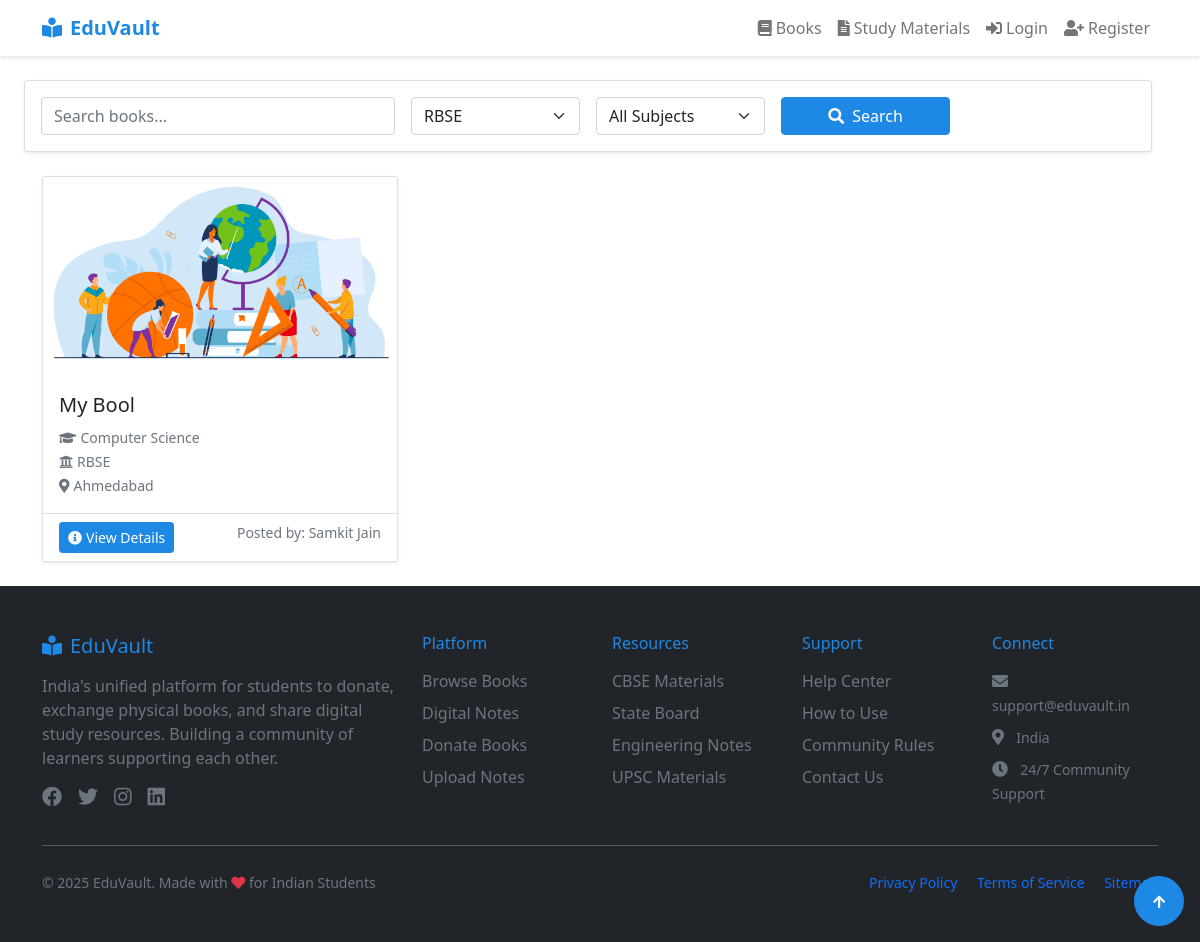
The page /books/list.php?board=3 on the database its author committed.
### tables this page shows
CREATE TABLE `book_listings` (
  `id` int(11) NOT NULL,
  `user_id` int(11) DEFAULT NULL,
  `title` varchar(255) DEFAULT NULL,
  `status` enum('Available','Donated') DEFAULT 'Available',
  `image_path` varchar(255) DEFAULT NULL,
  `location` varchar(100) DEFAULT NULL,
  `created_at` timestamp NOT NULL DEFAULT current_timestamp(),
  `board_id` int(11) DEFAULT NULL,
  `subject_id` int(11) DEFAULT NULL
);

CREATE TABLE `subjects` (
  `id` int(11) NOT NULL,
  `name` varchar(100) NOT NULL
);

CREATE TABLE `boards` (
  `id` int(11) NOT NULL,
  `name` varchar(50) NOT NULL
);

CREATE TABLE `users` (
  `id` int(11) NOT NULL,
  `name` varchar(100) NOT NULL,
  `email` varchar(100) NOT NULL,
  `password` varchar(255) NOT NULL,
  `location` varchar(100) DEFAULT NULL,
  `phone` varchar(15) DEFAULT NULL,
  `status` enum('blocked','active') NOT NULL DEFAULT 'active',
  `created_at` timestamp NOT NULL DEFAULT current_timestamp(),
  `last_active` timestamp NULL DEFAULT current_timestamp(),
  `latitude` decimal(10,8) DEFAULT NULL,
  `longitude` decimal(11,8) DEFAULT NULL
);

### books/list.php (the view, shortened to what this page needs)
<?php
require_once '../includes/db_connect.php';
require_once '../includes/header.php';
$where_conditions = ["b.status = 'Available'"];
$search = isset($_GET['search']) ? mysqli_real_escape_string($mysqli, $_GET['search']) : '';
$board = isset($_GET['board']) ? mysqli_real_escape_string($mysqli, $_GET['board']) : '';
if (!empty($board)) {
    $where_conditions[] = "b.board_id = '$board'";
}
$where_clause = implode(' AND ', $where_conditions);
$query = "SELECT b.*, u.name as owner_name, u.location as owner_location, s.name as subject, bo.name as board
        FROM book_listings b
        JOIN users u ON b.user_id = u.id
        JOIN subjects s ON b.subject_id = s.id
        JOIN boards bo ON b.board_id = bo.id
        WHERE $where_clause
        ORDER BY b.created_at DESC";
$result = mysqli_query($mysqli, $query);
$boards = mysqli_query($mysqli, "SELECT DISTINCT name as board,id FROM boards  WHERE name != '' order by id");
?>
<div class="row mb-4 container-fluid">
    <div class="col-md-12">
        <div class="card shadow-sm">
            <div class="card-body">
                <form method="GET" class="row g-3">
                    <div class="col-md-4">
                        <input type="text" name="search" class="form-control"
                               placeholder="Search books..." value="<?php echo htmlspecialchars($search); ?>">
                    </div>
                    <div class="col-md-2">
                        <select name="board" class="form-select">
                            <?php while ($b = mysqli_fetch_assoc($boards)): ?>
                                <option value="<?php echo htmlspecialchars($b['id']); ?>"
                                        <?php echo $board == $b['id'] ? 'selected' : ''; ?>>
                                    <?php echo htmlspecialchars($b['board']); ?>
                                </option>
                            <?php endwhile; ?>
                        </select>
                    </div>
                    <div class="col-md-2">
                        <select name="subject" class="form-select">
                            <option value="">All Subjects</option>
                        </select>
                    </div>
                    <div class="col-md-2">
                        <button type="submit" class="btn btn-primary w-100">
                            <i class="fas fa-search me-2"></i>Search
                        </button>
                    </div>
                </form>
            </div>
        </div>
    </div>
</div>
<div class="container-md">
    <div class="row">
        <?php if (mysqli_num_rows($result) > 0): ?>
            <?php while ($book = mysqli_fetch_assoc($result)): ?>
                <div class="col-md-4 mb-4">
                    <div class="card h-100 shadow-sm">
                        <?php if (!empty($book['image_path'])): ?>
                            <img src="<?php echo $book['image_path']; ?>" class="card-img-top" alt="Book Cover"
                                 style="height: 200px; object-fit: cover;">
                        <?php endif; ?>
                        <div class="card-body">
                            <h5 class="card-title"><?php echo htmlspecialchars($book['title']); ?></h5>
                            <p class="card-text">
                                <small class="text-muted">
                                    <i class="fas fa-graduation-cap me-1"></i><?php echo htmlspecialchars($book['subject']); ?>
                                    <br>
                                    <i class="fas fa-university me-1"></i><?php echo htmlspecialchars($book['board']); ?>
                                    <br>
                                    <i class="fas fa-map-marker-alt me-1"></i><?php echo htmlspecialchars($book['owner_location']); ?>
                                </small>
                            </p>
                        </div>
                        <div class="card-footer bg-white">
                            <a href="view.php?id=<?php echo $book['id']; ?>" class="btn btn-primary btn-sm">
                                <i class="fas fa-info-circle me-1"></i>View Details
                            </a>
                            <small class="float-end text-muted">
                                Posted by: <?php echo htmlspecialchars($book['owner_name']); ?>
                            </small>
                        </div>
                    </div>
                </div>
            <?php endwhile; ?>
        <?php endif; ?>
    </div>
</div>
<?php require_once '../includes/footer.php'; ?>

### includes/header.php (style rules this page uses)
:root { --primary-color: #1e88e5; --primary-dark: #1565c0; --secondary-color: #757575; --success-color: #43a047; --warning-color: #fdd835; --danger-color: #e53935; }
.btn-primary { background-color: var(--primary-color); border-color: var(--primary-color); }

### rows shown on the page
book_listings: image_path (picture), title "My Bool", subject.name "Computer Science", board.name "RBSE", user.location "Ahmedabad", user.name "Samkit Jain"

### other values the page prints
form field board "RBSE"
